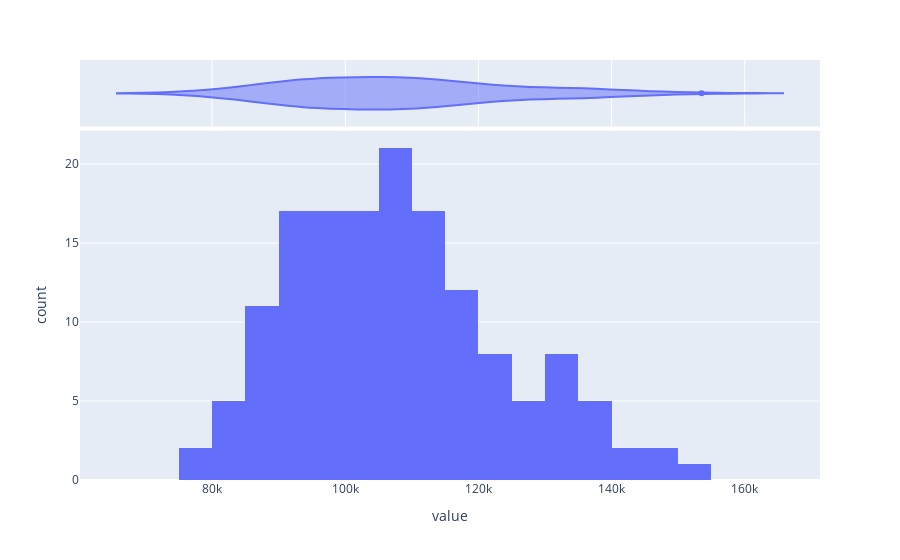

Notebook source saved alongside this figure:
### Code cell
analyzer = ResultsAnalyzer(instance)
# This second plot shows the distribution of any variable/parameter
analyzer.plot_dist(name='vTotalWealth', col_names=['scenario', 'time'], filter={'time':5}, inline_plot=True)

### Figure 1 — Plotly figure (JSON) as saved in the notebook; plotly's stock layout.template omitted (floating-point values rounded to 4 significant figures; data arrays with more than 128 entries replaced by an {"elided": "..."} marker saying what was removed)
{"data": [{"alignmentgroup": "True", "bingroup": "x", "hovertemplate": "value=%{x}<br>count=%{y}<extra></extra>", "legendgroup": "", "marker": {"color": "#636efa", "pattern": {"shape": ""}}, "name": "", "offsetgroup": "", "orientation": "v", "showlegend": false, "type": "histogram", "x": {"elided": "150 float values"}, "xaxis": "x", "yaxis": "y"}, {"alignmentgroup": "True", "hovertemplate": "value=%{x}<extra></extra>", "legendgroup": "", "marker": {"color": "#636efa"}, "name": "", "offsetgroup": "", "scalegroup": "x", "showlegend": false, "type": "violin", "x": {"elided": "150 float values"}, "xaxis": "x2", "yaxis": "y2"}], "layout": {"barmode": "relative", "legend": {"tracegroupgap": 0}, "margin": {"t": 60}, "xaxis": {"anchor": "y", "domain": [0, 1], "title": {"text": "value"}}, "xaxis2": {"anchor": "y2", "domain": [0, 1], "matches": "x", "showgrid": true, "showticklabels": false}, "yaxis": {"anchor": "x", "domain": [0, 0.8316], "title": {"text": "count"}}, "yaxis2": {"anchor": "x2", "domain": [0.8416, 1], "matches": "y2", "showgrid": false, "showline": false, "showticklabels": false, "ticks": ""}}}
